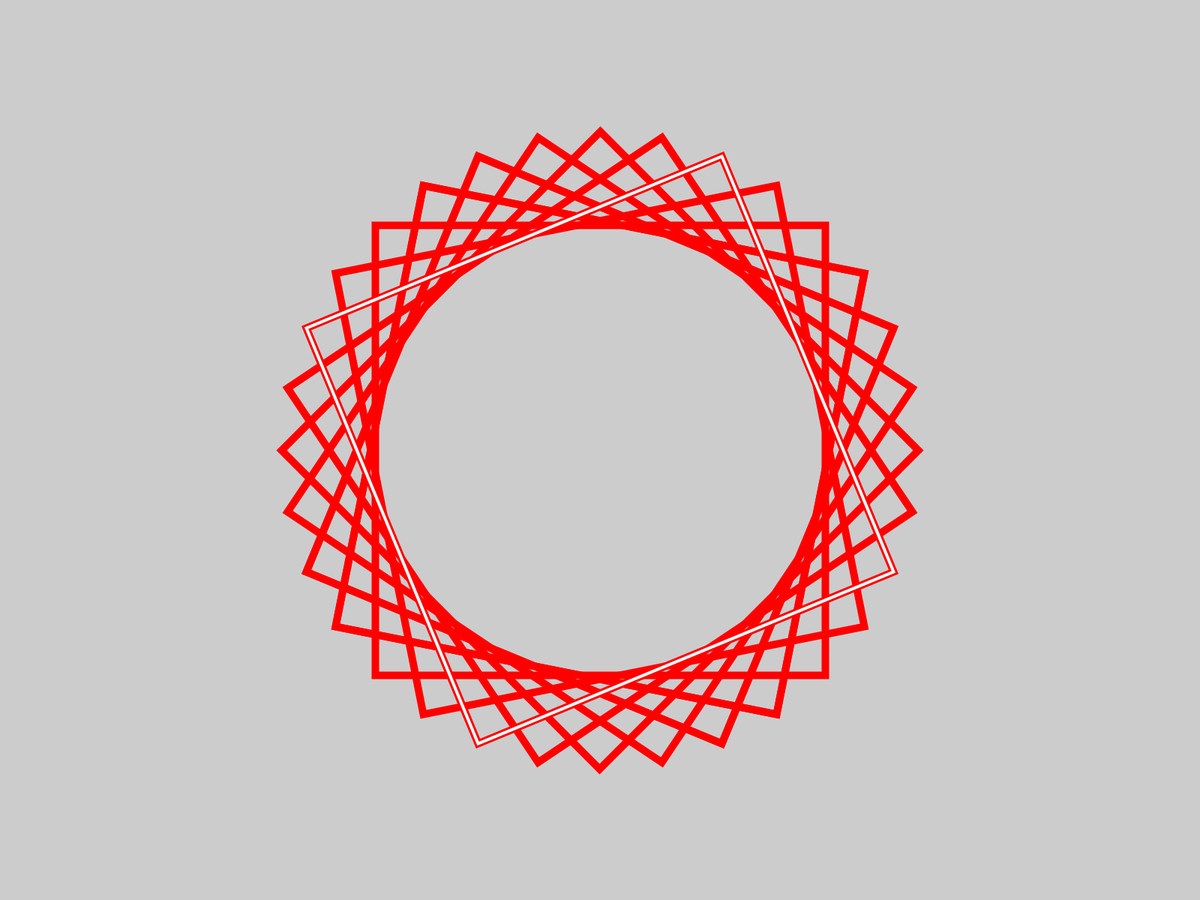
Frame 1 (no input)
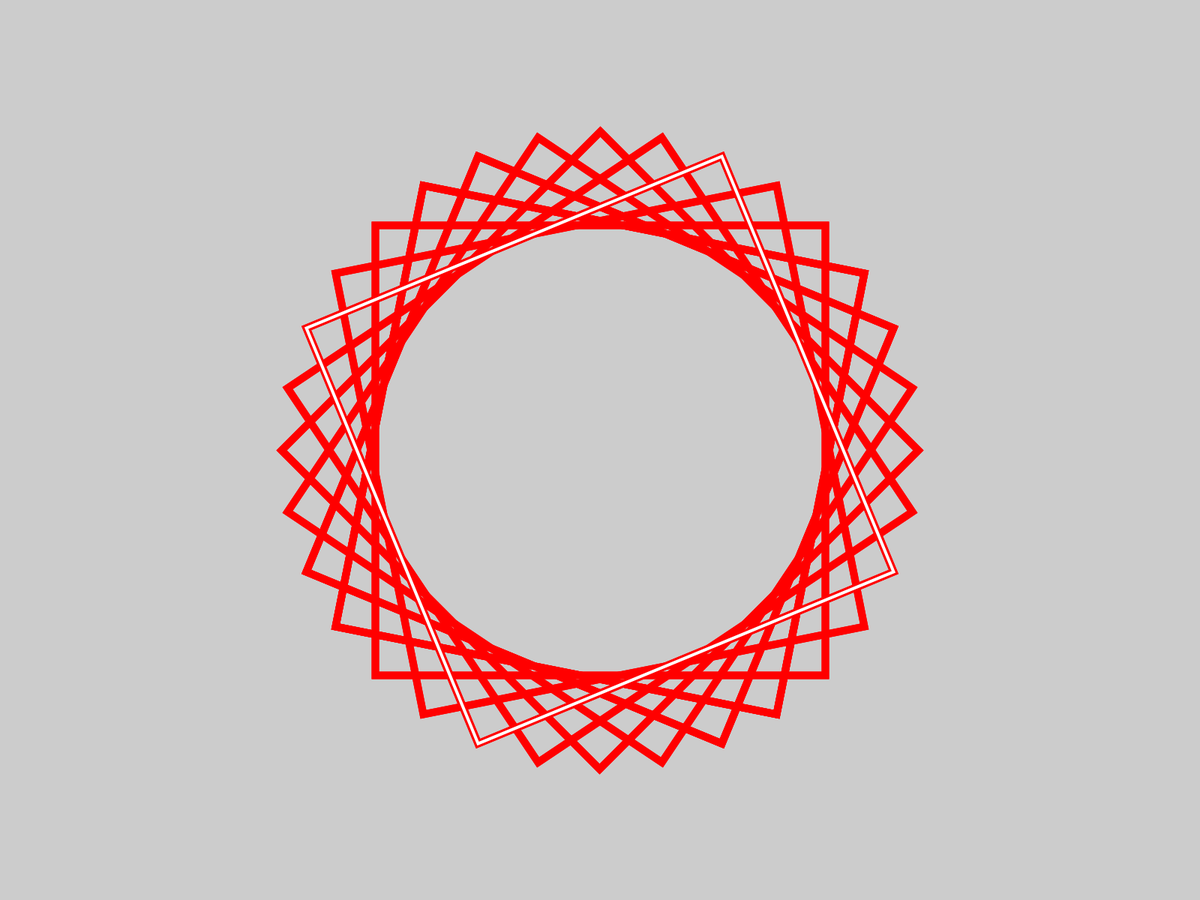
Frame 2 (the mouse pressed at the canvas centre, redrawn once)

The Processing sketch that drew these frames (run headless with seeded random() and noise(); the mouse was pressed at the canvas centre and the sketch redrawn once):

// Processing sketch: C_rombo
// ── C_rombo.pde
// W3_ Esercitazione: mimesi
//
// C_ROMBO by @fupete:
// 'disegnare' un rombo a centro schermo
// magari pensando ad un quadrato ruotando il foglio
// di 45°

// 2018 © Daniele @Fupete and the course DSII2018 @UniRSM  
// github.com/fupete — github.com/dsii-2018-unirsm
// Educational purposes, MIT License, 2018, San Marino

int d; 

void setup() {
  fullScreen();
  pixelDensity(displayDensity());

  d = height/2;

  stroke(255);
  strokeWeight(2);
  noFill();
  rectMode(CENTER);
}

void draw() {

  noLoop();

  translate(width/2, height/2);

  stroke(#ff0000);
  strokeWeight(10);
  for (int i = 0; i < 10; i++) {
    rotate(PI/16);
    rect(0, 0, d, d);
  }

  stroke(255);
  strokeWeight(4);
  rotate(PI/4);
  rect(0, 0, d, d);
}
